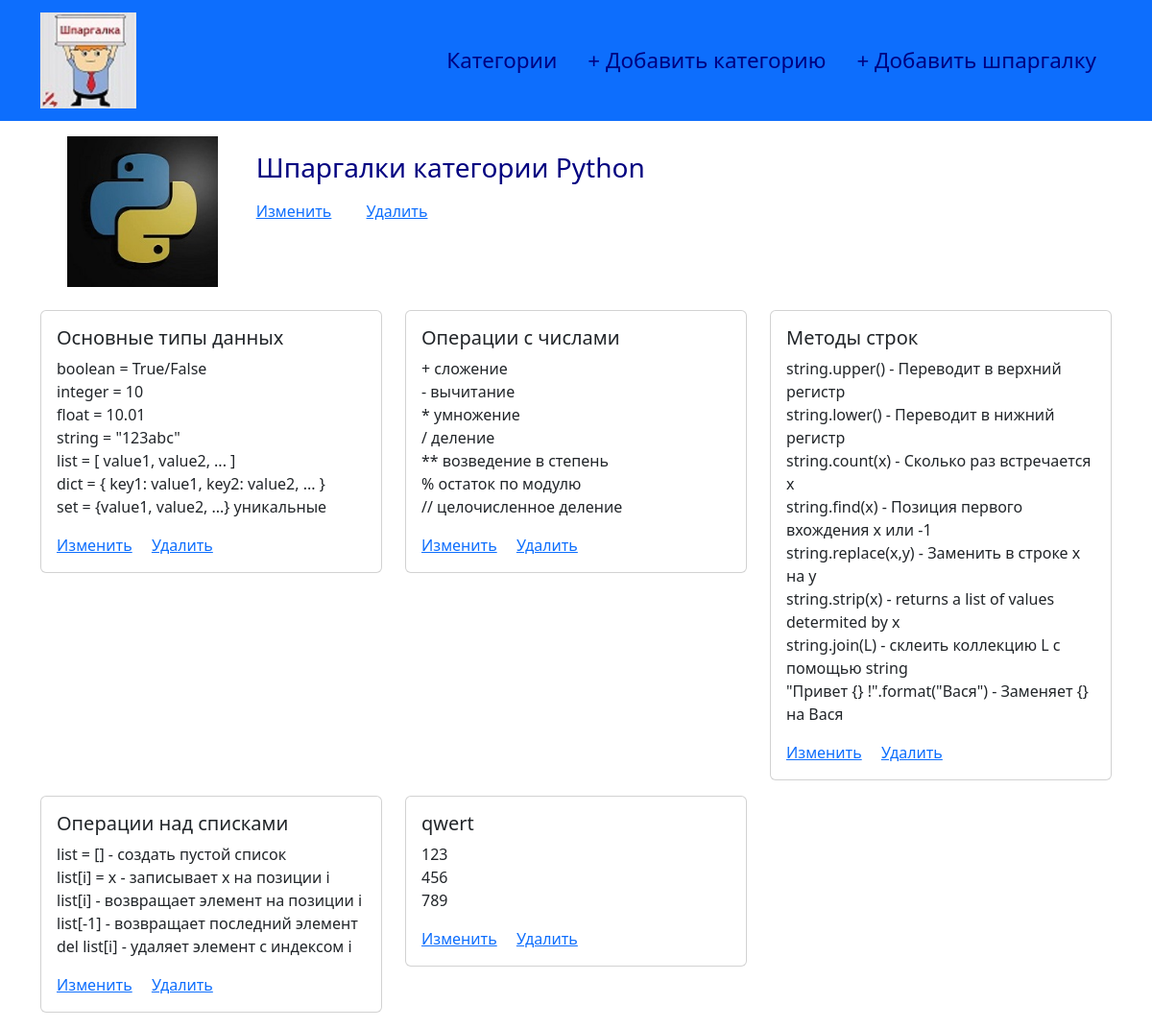
/cat/1, run on an earlier commit of the app's database.
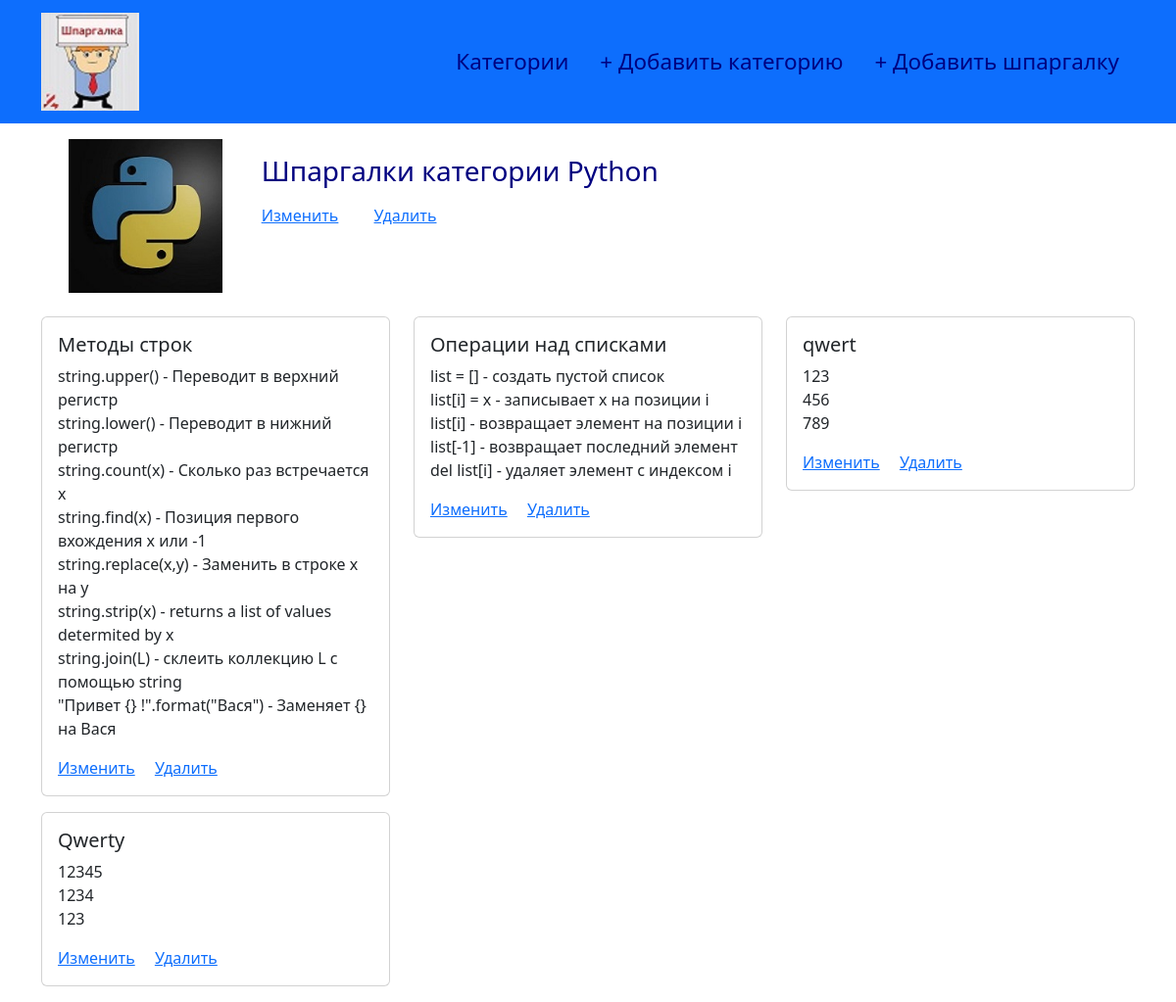
And on a later commit of the database.
### models.py (models this page shows, shortened)
class Sheet(db.Model):
    id = db.Column(db.Integer, primary_key=True)
    title = db.Column(db.String(255))
    text = db.Column(db.Text)
    category_id = db.Column(db.Integer, db.ForeignKey('category.id', ondelete='CASCADE'))
    created_at = db.Column(db.DateTime, server_default=db.func.now())
    updated_at = db.Column(db.DateTime, server_default=db.func.now(), server_onupdate=db.func.now())
    is_published = db.Column(db.Boolean, default=True)

### routes.py (the view)
@app.route('/cat/<int:cat_id>')
def cat_sheets(cat_id):
    sheets = Sheet.query.filter(Sheet.category_id == cat_id).all()
    category = Category.query.get(cat_id)
    return render_template('sheets.html', object_list=sheets, category=category, title=category.name)

### templates/sheets.html (shortened to what this page needs)
{% include "base.html" %}
{% block content %}
    <div class="container">
        <div class="row m-3">
            <div class="col-2">
                <img src="/static/logo/{{ category.logo }}" class="card-img-top" alt="Card image cap">
            </div>
            <div class="col-10">
                <h3 class="m-3">Шпаргалки категории {{ category.name }}</h3>
                <a href="{{ url_for('edit_cat', cat_id=category.id) }}" class="card-link m-3">Изменить</a>
                <a href="#staticBackdrop1" class="card-link m-3" data-bs-toggle="modal">Удалить</a>
            </div>
        </div>
        <div class="row mt-4">
            {% for item in object_list %}
                <div class="col-4 mb-3">
                    <div class="card">
                        <div class="card-body">
                          <h5 class="card-title">{{ item.title }}</h5>
                          <p class="card-text" style="white-space: pre-wrap">{{ item.text }}</p>
                          <a href="{{ url_for('edit_sheet', sheet_id=item.id) }}" class="card-link">Изменить</a>
                          <a href="#staticBackdrop" class="card-link" data-bs-toggle="modal">Удалить</a>
                        </div>
                    </div>
                </div>
            {% endfor %}
        </div>
    </div>
{% endblock content%}

What changed in the data, as far as the page shows it:
removed Sheet: title "Основные типы данных", text "boolean = True/False integer = 10 float = 10.01 string = \"123abc\" list = [ value1, value2, ... ] dict = { key1: value1, key2: value2, ... } set = {value1, value2, ...} уникальные"
removed Sheet: title "Операции с числами", text "+ сложение - вычитание * умножение / деление ** возведение в степень % остаток по модулю // целочисленное деление"
now on this page (row edited): Sheet: title "Qwerty", text "12345 1234 123"
